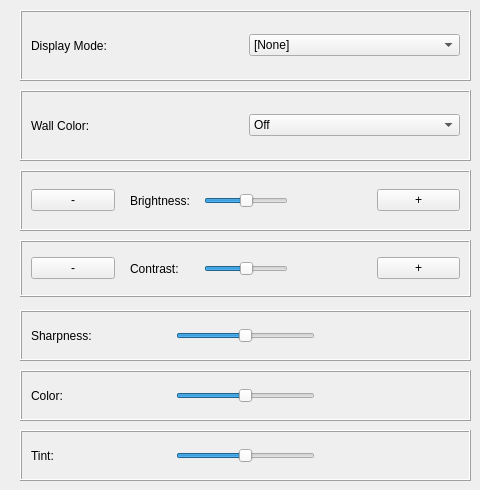
              <widget class="QWidget" name="tab_47">
               <attribute name="title">
                <string>Tab first</string>
               </attribute>
               <widget class="QFrame" name="frame_Image_Setting_Contrast">
                <property name="geometry">
                 <rect>
                  <x>20</x>
                  <y>240</y>
                  <width>451</width>
                  <height>57</height>
                 </rect>
                </property>
                <property name="frameShape">
                 <enum>QFrame::Box</enum>
                </property>
                <property name="frameShadow">
                 <enum>QFrame::Raised</enum>
                </property>
                <layout class="QGridLayout" name="gridLayout_22">
                 <item row="0" column="1">
                  <widget class="QFrame" name="frame_Image_Setting_Contrast_1">
                   <property name="sizePolicy">
                    <sizepolicy hsizetype="Minimum" vsizetype="Preferred">
                     <horstretch>0</horstretch>
                     <verstretch>0</verstretch>
                    </sizepolicy>
                   </property>
                   <property name="minimumSize">
                    <size>
                     <width>250</width>
                     <height>0</height>
                    </size>
                   </property>
                   <property name="frameShape">
                    <enum>QFrame::NoFrame</enum>
                   </property>
                   <property name="frameShadow">
                    <enum>QFrame::Raised</enum>
                   </property>
                   <layout class="QHBoxLayout" name="horizontalLayout_139">
                    <item>
                     <widget class="QLabel" name="label_Image_Setting_Contrast">
                      <property name="text">
                       <string>Contrast:</string>
                      </property>
                     </widget>
                    </item>
                    <item>
                     <widget class="QSlider" name="horizontalSlider_Image_Setting_Contrast">
                      <property name="sizePolicy">
                       <sizepolicy hsizetype="Minimum" vsizetype="Fixed">
                        <horstretch>0</horstretch>
                        <verstretch>0</verstretch>
                       </sizepolicy>
                      </property>
                      <property name="minimum">
                       <number>-50</number>
                      </property>
                      <property name="maximum">
                       <number>50</number>
                      </property>
                      <property name="pageStep">
                       <number>1</number>
                      </property>
                      <property name="value">
                       <number>0</number>
                      </property>
                      <property name="orientation">
                       <enum>Qt::Horizontal</enum>
                      </property>
                     </widget>
                    </item>
                    <item alignment="Qt::AlignHCenter">
                     <widget class="QLabel" name="label_var_Image_Setting_Contrast">
                      <property name="text">
                       <string/>
                      </property>
                     </widget>
                    </item>
                   </layout>
                  </widget>
                 </item>
                 <item row="0" column="0">
                  <widget class="QPushButton" name="pushButton_Image_Setting_Contrast_minus">
                   <property name="text">
                    <string>-</string>
                   </property>
                  </widget>
                 </item>
                 <item row="0" column="2">
                  <widget class="QPushButton" name="pushButton_Image_Setting_Contrast_plus">
                   <property name="text">
                    <string>+</string>
                   </property>
                  </widget>
                 </item>
                </layout>
               </widget>
               <widget class="QFrame" name="frame_Image_Setting_Brightness">
                <property name="geometry">
                 <rect>
                  <x>20</x>
                  <y>170</y>
                  <width>451</width>
                  <height>61</height>
                 </rect>
                </property>
                <property name="frameShape">
                 <enum>QFrame::Box</enum>
                </property>
                <property name="frameShadow">
                 <enum>QFrame::Raised</enum>
                </property>
                <layout class="QGridLayout" name="gridLayout_21">
                 <item row="0" column="1">
                  <widget class="QFrame" name="frame_Image_Setting_Brightness_1">
                   <property name="sizePolicy">
                    <sizepolicy hsizetype="Minimum" vsizetype="Preferred">
                     <horstretch>0</horstretch>
                     <verstretch>0</verstretch>
                    </sizepolicy>
                   </property>
                   <property name="minimumSize">
                    <size>
                     <width>250</width>
                     <height>0</height>
                    </size>
                   </property>
                   <property name="frameShape">
                    <enum>QFrame::NoFrame</enum>
                   </property>
                   <property name="frameShadow">
                    <enum>QFrame::Raised</enum>
                   </property>
                   <layout class="QHBoxLayout" name="horizontalLayout_138">
                    <item>
                     <widget class="QLabel" name="label_Image_Setting_Brightness">
                      <property name="text">
                       <string>Brightness:</string>
                      </property>
                     </widget>
                    </item>
                    <item>
                     <widget class="QSlider" name="horizontalSlider_Image_Setting_Brightness">
                      <property name="sizePolicy">
                       <sizepolicy hsizetype="Minimum" vsizetype="Fixed">
                        <horstretch>0</horstretch>
                        <verstretch>0</verstretch>
                       </sizepolicy>
                      </property>
                      <property name="minimum">
                       <number>-50</number>
                      </property>
                      <property name="maximum">
                       <number>50</number>
                      </property>
                      <property name="pageStep">
                       <number>1</number>
                      </property>
                      <property name="value">
                       <number>0</number>
                      </property>
                      <property name="orientation">
                       <enum>Qt::Horizontal</enum>
                      </property>
                     </widget>
                    </item>
                    <item alignment="Qt::AlignHCenter">
                     <widget class="QLabel" name="label_var_Image_Setting_Brightness">
                      <property name="text">
                       <string/>
                      </property>
                     </widget>
                    </item>
                   </layout>
                  </widget>
                 </item>
                 <item row="0" column="0">
                  <widget class="QPushButton" name="pushButton_Image_Setting_Brightness_minus">
                   <property name="text">
                    <string>-</string>
                   </property>
                  </widget>
                 </item>
                 <item row="0" column="2">
                  <widget class="QPushButton" name="pushButton_Image_Setting_Brightness_plus">
                   <property name="text">
                    <string>+</string>
                   </property>
                  </widget>
                 </item>
                </layout>
               </widget>
               <widget class="QFrame" name="frame_Image_Setting_Wall_Color">
                <property name="geometry">
                 <rect>
                  <x>20</x>
                  <y>90</y>
                  <width>451</width>
                  <height>71</height>
                 </rect>
                </property>
                <property name="frameShape">
                 <enum>QFrame::Box</enum>
                </property>
                <property name="frameShadow">
                 <enum>QFrame::Raised</enum>
                </property>
                <layout class="QHBoxLayout" name="horizontalLayout_57">
                 <item>
                  <widget class="QLabel" name="label_3D_Mode_4">
                   <property name="text">
                    <string>Wall Color:</string>
                   </property>
                  </widget>
                 </item>
                 <item>
                  <widget class="QComboBox" name="comboBox_Image_Setting_Wall_Color">
                   <item>
                    <property name="text">
                     <string>Off</string>
                    </property>
                   </item>
                   <item>
                    <property name="text">
                     <string>BlackBoard</string>
                    </property>
                   </item>
                   <item>
                    <property name="text">
                     <string>Light Yellow</string>
                    </property>
                   </item>
                   <item>
                    <property name="text">
                     <string>Light Green</string>
                    </property>
                   </item>
                   <item>
                    <property name="text">
                     <string>Light Blue</string>
                    </property>
                   </item>
                   <item>
                    <property name="text">
                     <string>Pink</string>
                    </property>
                   </item>
                   <item>
                    <property name="text">
                     <string>Gray</string>
                    </property>
                   </item>
                  </widget>
                 </item>
                </layout>
               </widget>
               <widget class="QFrame" name="frame_Image_Setting_Tint">
                <property name="geometry">
                 <rect>
                  <x>20</x>
                  <y>430</y>
                  <width>451</width>
                  <height>51</height>
                 </rect>
                </property>
                <property name="frameShape">
                 <enum>QFrame::Box</enum>
                </property>
                <property name="frameShadow">
                 <enum>QFrame::Raised</enum>
                </property>
                <layout class="QHBoxLayout" name="horizontalLayout_142">
                 <item>
                  <widget class="QLabel" name="label_Image_Setting_Tint">
                   <property name="text">
                    <string>Tint:</string>
                   </property>
                  </widget>
                 </item>
                 <item>
                  <widget class="QSlider" name="horizontalSlider_Image_Setting_Tint">
                   <property name="sizePolicy">
                    <sizepolicy hsizetype="Minimum" vsizetype="Fixed">
                     <horstretch>0</horstretch>
                     <verstretch>0</verstretch>
                    </sizepolicy>
                   </property>
                   <property name="minimum">
                    <number>-50</number>
                   </property>
                   <property name="maximum">
                    <number>50</number>
                   </property>
                   <property name="pageStep">
                    <number>1</number>
                   </property>
                   <property name="value">
                    <number>0</number>
                   </property>
                   <property name="orientation">
                    <enum>Qt::Horizontal</enum>
                   </property>
                  </widget>
                 </item>
                 <item alignment="Qt::AlignHCenter">
                  <widget class="QLabel" name="label_var_Image_Setting_Tint">
                   <property name="text">
                    <string/>
                   </property>
                  </widget>
                 </item>
                </layout>
               </widget>
               <widget class="QFrame" name="frame_Image_Setting_Color">
                <property name="geometry">
                 <rect>
                  <x>20</x>
                  <y>370</y>
                  <width>451</width>
                  <height>51</height>
                 </rect>
                </property>
                <property name="frameShape">
                 <enum>QFrame::Box</enum>
                </property>
                <property name="frameShadow">
                 <enum>QFrame::Raised</enum>
                </property>
                <layout class="QHBoxLayout" name="horizontalLayout_141">
                 <item>
                  <widget class="QLabel" name="label_Image_Setting_Color">
                   <property name="text">
                    <string>Color:</string>
                   </property>
                  </widget>
                 </item>
                 <item>
                  <widget class="QSlider" name="horizontalSlider_Image_Setting_Color">
                   <property name="sizePolicy">
                    <sizepolicy hsizetype="Minimum" vsizetype="Fixed">
                     <horstretch>0</horstretch>
                     <verstretch>0</verstretch>
                    </sizepolicy>
                   </property>
                   <property name="minimum">
                    <number>-50</number>
                   </property>
                   <property name="maximum">
                    <number>50</number>
                   </property>
                   <property name="pageStep">
                    <number>1</number>
                   </property>
                   <property name="value">
                    <number>0</number>
                   </property>
                   <property name="orientation">
                    <enum>Qt::Horizontal</enum>
                   </property>
                  </widget>
                 </item>
                 <item alignment="Qt::AlignHCenter">
                  <widget class="QLabel" name="label_var_Image_Setting_Color">
                   <property name="text">
                    <string/>
                   </property>
                  </widget>
                 </item>
                </layout>
               </widget>
               <widget class="QFrame" name="frame_Image_Setting_Display_Mode">
                <property name="geometry">
                 <rect>
                  <x>20</x>
                  <y>10</y>
                  <width>451</width>
                  <height>71</height>
                 </rect>
                </property>
                <property name="frameShape">
                 <enum>QFrame::Box</enum>
                </property>
                <property name="frameShadow">
                 <enum>QFrame::Raised</enum>
                </property>
                <layout class="QHBoxLayout" name="horizontalLayout_56">
                 <item>
                  <widget class="QLabel" name="label_3D_Mode_3">
                   <property name="text">
                    <string>Display Mode:</string>
                   </property>
                  </widget>
                 </item>
                 <item>
                  <widget class="QComboBox" name="comboBox_Image_Setting_Display_Mode">
                   <item>
                    <property name="text">
                     <string>[None] </string>
                    </property>
                   </item>
                   <item>
                    <property name="text">
                     <string>Presentation</string>
                    </property>
                   </item>
                   <item>
                    <property name="text">
                     <string>Bright</string>
                    </property>
                   </item>
                   <item>
                    <property name="text">
                     <string>Cinema</string>
                    </property>
                   </item>
                   <item>
                    <property name="text">
                     <string>Film</string>
                    </property>
                   </item>
                   <item>
                    <property name="text">
                     <string>Vivid</string>
                    </property>
                   </item>
                   <item>
                    <property name="text">
                     <string>Game</string>
                    </property>
                   </item>
                   <item>
                    <property name="text">
                     <string>sRGB</string>
                    </property>
                   </item>
                   <item>
                    <property name="text">
                     <string>Reference</string>
                    </property>
                   </item>
                   <item>
                    <property name="text">
                     <string>DICOM SIM.</string>
                    </property>
                   </item>
                   <item>
                    <property name="text">
                     <string>User</string>
                    </property>
                   </item>
                   <item>
                    <property name="text">
                     <string>3D</string>
                    </property>
                   </item>
                   <item>
                    <property name="text">
                     <string>User (3D)</string>
                    </property>
                   </item>
                   <item>
                    <property name="text">
                     <string>ISF Day</string>
                    </property>
                   </item>
                   <item>
                    <property name="text">
                     <string>ISF Night</string>
                    </property>
                   </item>
                   <item>
                    <property name="text">
                     <string>ISF 3D</string>
                    </property>
                   </item>
                   <item>
                    <property name="text">
                     <string>2D High Speed</string>
                    </property>
                   </item>
                   <item>
                    <property name="text">
                     <string>Blending</string>
                    </property>
                   </item>
                   <item>
                    <property name="text">
                     <string>Sport</string>
                    </property>
                   </item>
                   <item>
                    <property name="text">
                     <string>HDR</string>
                    </property>
                   </item>
                  </widget>
                 </item>
                </layout>
               </widget>
               <widget class="QFrame" name="frame_Image_Setting_Sharpness">
                <property name="geometry">
                 <rect>
                  <x>20</x>
                  <y>310</y>
                  <width>451</width>
                  <height>51</height>
                 </rect>
                </property>
                <property name="frameShape">
                 <enum>QFrame::Box</enum>
                </property>
                <property name="frameShadow">
                 <enum>QFrame::Raised</enum>
                </property>
                <layout class="QHBoxLayout" name="horizontalLayout_140">
                 <item>
                  <widget class="QLabel" name="label_Image_Setting_Sharpness">
                   <property name="text">
                    <string>Sharpness:</string>
                   </property>
                  </widget>
                 </item>
                 <item>
                  <widget class="QSlider" name="horizontalSlider_Image_Setting_Sharpness">
                   <property name="sizePolicy">
                    <sizepolicy hsizetype="Minimum" vsizetype="Fixed">
                     <horstretch>0</horstretch>
                     <verstretch>0</verstretch>
                    </sizepolicy>
                   </property>
                   <property name="minimum">
                    <number>1</number>
                   </property>
                   <property name="maximum">
                    <number>15</number>
                   </property>
                   <property name="pageStep">
                    <number>1</number>
                   </property>
                   <property name="value">
                    <number>8</number>
                   </property>
                   <property name="orientation">
                    <enum>Qt::Horizontal</enum>
                   </property>
                  </widget>
                 </item>
                 <item alignment="Qt::AlignHCenter">
                  <widget class="QLabel" name="label_var_Image_Setting_Sharpness">
                   <property name="text">
                    <string/>
                   </property>
                  </widget>
                 </item>
                </layout>
               </widget>
              </widget>
